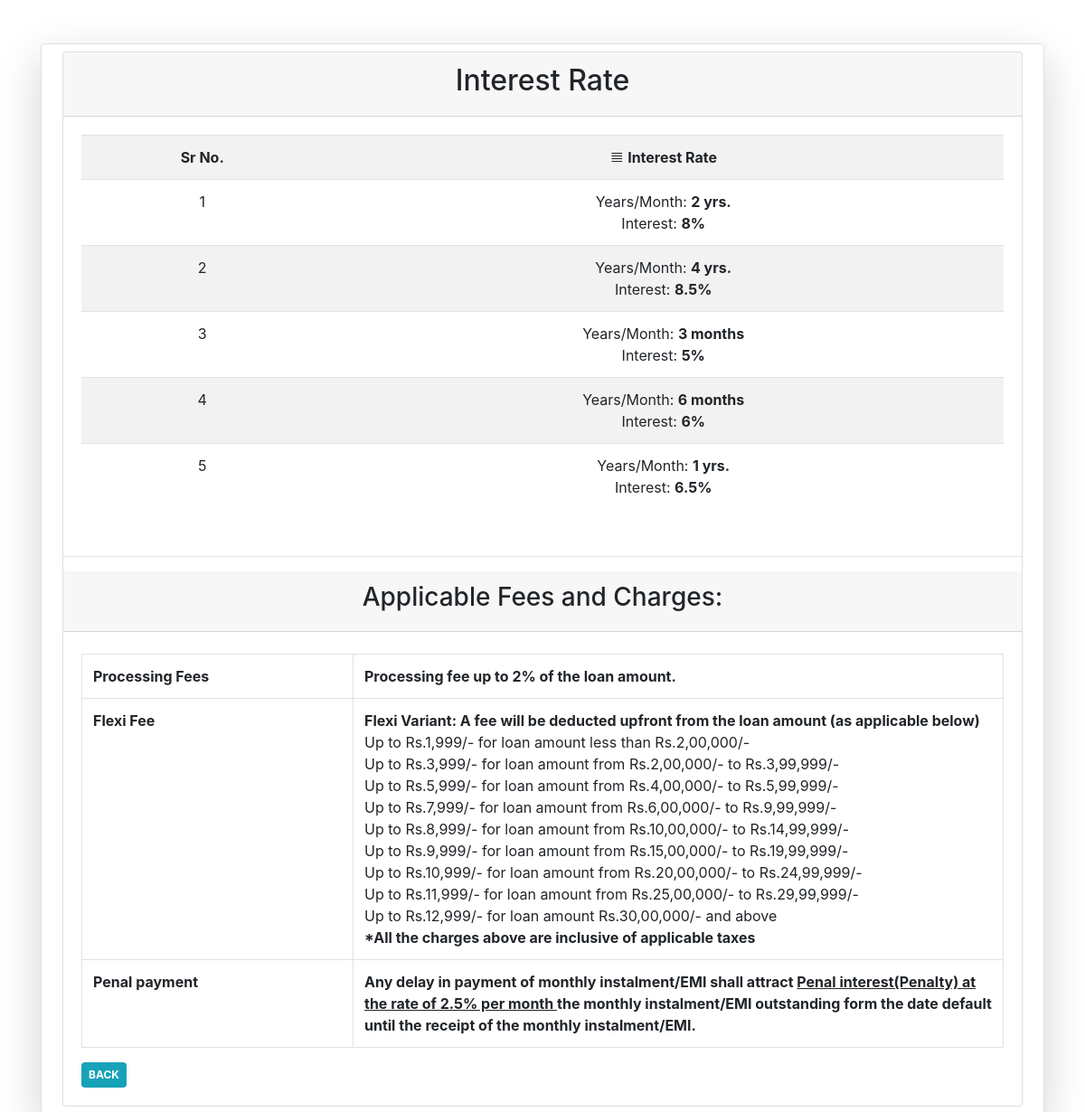
The page /Partials/_LoanPlan.php on the database its author committed.
### tables this page shows
CREATE TABLE `loan_plan` (
  `id` int(30) NOT NULL,
  `months` int(20) NOT NULL,
  `interest_percentage` float NOT NULL,
  `penalty_rate` float NOT NULL,
  `timestamp` datetime NOT NULL DEFAULT current_timestamp()
);

### Partials/_LoanPlan.php (the view, shortened to what this page needs)
<?php
include '_dbconnect.php';
$sql1 = "SELECT * FROM `loan_plan`";
$query1 = mysqli_query($conn, $sql1);
$result1 = mysqli_num_rows($query1);
?>
<!DOCTYPE html>
<html>
<head>
    <link rel="stylesheet" href="https://cdn.jsdelivr.net/npm/bootstrap@4.5.3/dist/css/bootstrap.min.css"
>
    <link rel="stylesheet" href="https://cdn.jsdelivr.net/npm/bootstrap-icons@1.10.5/font/bootstrap-icons.css">
    <link rel="stylesheet" type="text/css" href="../assets/css/bootstrap-icons.css">
</head>
<body>
    <div class="container">
        <div class="row border rounded mx-auto mt-5 p-2 shadow-lg">
            <div class="col-md-12">
                <div class="card">
                    <div class="card-header text-center">
                        <h2>Interest Rate
                        </h2>
                    </div>
                    <div class="card-body">
                        <table class="table table-striped text-center">
                            <tr>
                                <th>Sr No.</th>
                                <th><i class="bi bi-justify"></i> Interest Rate</th>
                            </tr>
                            <?php
                            for ($i = 1; $i <= $result1; $i++) {
                                $row = mysqli_fetch_array($query1);
                                $months = $row['months'];
									$months = $months / 12;
									if($months < 1){
										$months = $row['months']. " months";
									}else{
										$m = explode(".", $months);
										$months = $m[0] . " yrs.";
									}
                            ?>
                            <tr>
                                <td class="Type_id">
                                    <?php echo $row['id'] ?>
                                </td>
                                <td class="">
                                    <p class="mb-0">Years/Month: <b><?php echo $months ?></b></p>
                                    <p class="mb-0">Interest: <b><?php echo $row['interest_percentage']."%" ?></b></p>
                                </td>
                                <?php } ?>
                            </tr>
                        </table>
                    </div>
                    <hr>
                    <div class="card-header text-center mb-1">
                        <h3>Applicable Fees and Charges:</h3>
                    </div>
                    <div class="card-body">
                        <table class="table table-bordered">
                            <tr>
                                <th style="width:300px">Processing Fees</th>
                                <td>
                                    <p class="mb-0"><b>Processing fee up to 2% of the loan amount. </b></p>
                                </td>
                            </tr>
                            <tr>
                                <th style="width:300px">Flexi Fee</th>
                                <td>
                                    <p class="mb-0"><b>Flexi Variant: A fee will be deducted upfront from the loan
                                            amount (as applicable below)</b></p>
                                    <p class="mb-0">Up to Rs.1,999/- for loan amount less than Rs.2,00,000/-</small></p>
                                    <p class="mb-0">Up to Rs.3,999/- for loan amount from Rs.2,00,000/- to Rs.3,99,999/-</small></p>
                                    <p class="mb-0">Up to Rs.5,999/- for loan amount from Rs.4,00,000/- to Rs.5,99,999/-</small></p>
                                    <p class="mb-0">Up to Rs.7,999/- for loan amount from Rs.6,00,000/- to Rs.9,99,999/-</small></p>
                                    <p class="mb-0">Up to Rs.8,999/- for loan amount from Rs.10,00,000/- to Rs.14,99,999/-</small></p>
                                    <p class="mb-0">Up to Rs.9,999/- for loan amount from Rs.15,00,000/- to Rs.19,99,999/-</small></p>
                                    <p class="mb-0">Up to Rs.10,999/- for loan amount from Rs.20,00,000/- to Rs.24,99,999/-</small></p>
                                    <p class="mb-0">Up to Rs.11,999/- for loan amount from Rs.25,00,000/- to Rs.29,99,999/-</small></p>
                                    <p class="mb-0">Up to Rs.12,999/- for loan amount Rs.30,00,000/- and above</small></p>
                                    <p class="mb-0"><b>*All the charges above are inclusive of applicable taxes</b></small></p>
                                </td>
                            </tr>
                            <tr>
                                <th style="width:300px">Penal payment</th>
                                <td>
                                    <p class="mb-0"><b>Any delay in payment of monthly instalment/EMI shall attract <U> Penal interest(Penalty) at the rate of 2.5% per month </U> the monthly instalment/EMI outstanding form the date default until the receipt of the monthly instalment/EMI.</b></p>
                                </td>
                            </tr>
                        </table>
                        <a href="../Index.php" class="badge badge-info p-2">BACK</a>
                    </div>
                </div>
            </div>
        </div>
    </div>
</body>
</html>

### rows shown on the page
loan_plan: id "1", months "2 yrs.", interest_percentage "8"
loan_plan: id "2", months "4 yrs.", interest_percentage "8.5"
loan_plan: id "3", months "3 months", interest_percentage "5"
loan_plan: id "4", months "6 months", interest_percentage "6"
loan_plan: id "5", months "1 yrs.", interest_percentage "6.5"
